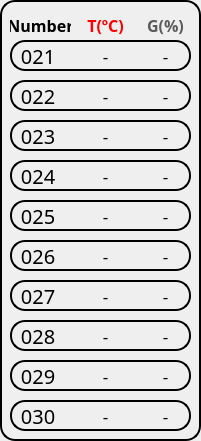
    <widget class="QFrame" name="frame_3">
     <property name="geometry">
      <rect>
       <x>420</x>
       <y>10</y>
       <width>201</width>
       <height>441</height>
      </rect>
     </property>
     <property name="styleSheet">
      <string notr="true">background-color:None;
border: 2px solid rgb(0,0,0);
border-radius: 15px;</string>
     </property>
     <property name="frameShape">
      <enum>QFrame::StyledPanel</enum>
     </property>
     <property name="frameShadow">
      <enum>QFrame::Raised</enum>
     </property>
     <widget class="QLabel" name="sensor_name_21">
      <property name="geometry">
       <rect>
        <x>10</x>
        <y>40</y>
        <width>181</width>
        <height>31</height>
       </rect>
      </property>
      <property name="font">
       <font>
        <family>KoPubWorld돋움체 Medium</family>
        <pointsize>15</pointsize>
       </font>
      </property>
      <property name="styleSheet">
       <string notr="true">background-color:None;
border: 2px solid rgb(0,0,0);
border-radius: 15px;</string>
      </property>
      <property name="text">
       <string/>
      </property>
      <property name="alignment">
       <set>Qt::AlignLeading|Qt::AlignLeft|Qt::AlignVCenter</set>
      </property>
     </widget>
     <widget class="QLabel" name="sensor_name_22">
      <property name="geometry">
       <rect>
        <x>10</x>
        <y>80</y>
        <width>181</width>
        <height>31</height>
       </rect>
      </property>
      <property name="font">
       <font>
        <family>KoPubWorld돋움체 Medium</family>
        <pointsize>15</pointsize>
       </font>
      </property>
      <property name="styleSheet">
       <string notr="true">background-color:None;
border: 2px solid rgb(0,0,0);
border-radius: 15px;</string>
      </property>
      <property name="text">
       <string/>
      </property>
      <property name="alignment">
       <set>Qt::AlignLeading|Qt::AlignLeft|Qt::AlignVCenter</set>
      </property>
     </widget>
     <widget class="QLabel" name="sensor_name_23">
      <property name="geometry">
       <rect>
        <x>10</x>
        <y>120</y>
        <width>181</width>
        <height>31</height>
       </rect>
      </property>
      <property name="font">
       <font>
        <family>KoPubWorld돋움체 Medium</family>
        <pointsize>15</pointsize>
       </font>
      </property>
      <property name="styleSheet">
       <string notr="true">background-color:None;
border: 2px solid rgb(0,0,0);
border-radius: 15px;</string>
      </property>
      <property name="text">
       <string/>
      </property>
      <property name="alignment">
       <set>Qt::AlignLeading|Qt::AlignLeft|Qt::AlignVCenter</set>
      </property>
     </widget>
     <widget class="QLabel" name="sensor_name_24">
      <property name="geometry">
       <rect>
        <x>10</x>
        <y>160</y>
        <width>181</width>
        <height>31</height>
       </rect>
      </property>
      <property name="font">
       <font>
        <family>KoPubWorld돋움체 Medium</family>
        <pointsize>15</pointsize>
       </font>
      </property>
      <property name="styleSheet">
       <string notr="true">background-color:None;
border: 2px solid rgb(0,0,0);
border-radius: 15px;
color:blue;</string>
      </property>
      <property name="text">
       <string/>
      </property>
      <property name="alignment">
       <set>Qt::AlignLeading|Qt::AlignLeft|Qt::AlignVCenter</set>
      </property>
     </widget>
     <widget class="QLabel" name="sensor_name_25">
      <property name="geometry">
       <rect>
        <x>10</x>
        <y>200</y>
        <width>181</width>
        <height>31</height>
       </rect>
      </property>
      <property name="font">
       <font>
        <family>KoPubWorld돋움체 Medium</family>
        <pointsize>15</pointsize>
       </font>
      </property>
      <property name="styleSheet">
       <string notr="true">background-color:None;
border: 2px solid rgb(0,0,0);
border-radius: 15px;</string>
      </property>
      <property name="text">
       <string/>
      </property>
      <property name="alignment">
       <set>Qt::AlignLeading|Qt::AlignLeft|Qt::AlignVCenter</set>
      </property>
     </widget>
     <widget class="QLabel" name="sensor_name_26">
      <property name="geometry">
       <rect>
        <x>10</x>
        <y>240</y>
        <width>181</width>
        <height>31</height>
       </rect>
      </property>
      <property name="font">
       <font>
        <family>KoPubWorld돋움체 Medium</family>
        <pointsize>15</pointsize>
       </font>
      </property>
      <property name="styleSheet">
       <string notr="true">background-color:None;
border: 2px solid rgb(0,0,0);
border-radius: 15px;</string>
      </property>
      <property name="text">
       <string/>
      </property>
      <property name="alignment">
       <set>Qt::AlignLeading|Qt::AlignLeft|Qt::AlignVCenter</set>
      </property>
     </widget>
     <widget class="QLabel" name="sensor_name_27">
      <property name="geometry">
       <rect>
        <x>10</x>
        <y>280</y>
        <width>181</width>
        <height>31</height>
       </rect>
      </property>
      <property name="font">
       <font>
        <family>KoPubWorld돋움체 Medium</family>
        <pointsize>15</pointsize>
       </font>
      </property>
      <property name="styleSheet">
       <string notr="true">background-color:None;
border: 2px solid rgb(0,0,0);
border-radius: 15px;</string>
      </property>
      <property name="text">
       <string/>
      </property>
      <property name="alignment">
       <set>Qt::AlignLeading|Qt::AlignLeft|Qt::AlignVCenter</set>
      </property>
     </widget>
     <widget class="QLabel" name="sensor_name_28">
      <property name="geometry">
       <rect>
        <x>10</x>
        <y>320</y>
        <width>181</width>
        <height>31</height>
       </rect>
      </property>
      <property name="font">
       <font>
        <family>KoPubWorld돋움체 Medium</family>
        <pointsize>15</pointsize>
       </font>
      </property>
      <property name="styleSheet">
       <string notr="true">background-color:None;
border: 2px solid rgb(0,0,0);
border-radius: 15px;
color:blue;</string>
      </property>
      <property name="text">
       <string/>
      </property>
      <property name="alignment">
       <set>Qt::AlignLeading|Qt::AlignLeft|Qt::AlignVCenter</set>
      </property>
     </widget>
     <widget class="QLabel" name="sensor_name_29">
      <property name="geometry">
       <rect>
        <x>10</x>
        <y>360</y>
        <width>181</width>
        <height>31</height>
       </rect>
      </property>
      <property name="font">
       <font>
        <family>KoPubWorld돋움체 Medium</family>
        <pointsize>15</pointsize>
       </font>
      </property>
      <property name="styleSheet">
       <string notr="true">background-color:None;
border: 2px solid rgb(0,0,0);
border-radius: 15px;</string>
      </property>
      <property name="text">
       <string/>
      </property>
      <property name="alignment">
       <set>Qt::AlignLeading|Qt::AlignLeft|Qt::AlignVCenter</set>
      </property>
     </widget>
     <widget class="QLabel" name="sensor_name_30">
      <property name="geometry">
       <rect>
        <x>10</x>
        <y>400</y>
        <width>181</width>
        <height>31</height>
       </rect>
      </property>
      <property name="font">
       <font>
        <family>KoPubWorld돋움체 Medium</family>
        <pointsize>15</pointsize>
       </font>
      </property>
      <property name="styleSheet">
       <string notr="true">background-color:None;
border: 2px solid rgb(0,0,0);
border-radius: 15px;</string>
      </property>
      <property name="text">
       <string/>
      </property>
      <property name="alignment">
       <set>Qt::AlignLeading|Qt::AlignLeft|Qt::AlignVCenter</set>
      </property>
     </widget>
     <widget class="QLabel" name="label_7">
      <property name="geometry">
       <rect>
        <x>10</x>
        <y>10</y>
        <width>61</width>
        <height>31</height>
       </rect>
      </property>
      <property name="font">
       <font>
        <family>KoPubWorld돋움체 Medium</family>
        <pointsize>12</pointsize>
        <weight>75</weight>
        <bold>true</bold>
       </font>
      </property>
      <property name="styleSheet">
       <string notr="true">background-color:None;
border: None;</string>
      </property>
      <property name="text">
       <string>Number</string>
      </property>
      <property name="alignment">
       <set>Qt::AlignCenter</set>
      </property>
     </widget>
     <widget class="QLabel" name="label_8">
      <property name="geometry">
       <rect>
        <x>80</x>
        <y>10</y>
        <width>51</width>
        <height>31</height>
       </rect>
      </property>
      <property name="font">
       <font>
        <family>KoPubWorld돋움체 Medium</family>
        <pointsize>12</pointsize>
        <weight>75</weight>
        <bold>true</bold>
       </font>
      </property>
      <property name="styleSheet">
       <string notr="true">background-color:None;
border: None;
color:rgb(255,0,0);</string>
      </property>
      <property name="text">
       <string>T(ºC)</string>
      </property>
      <property name="alignment">
       <set>Qt::AlignCenter</set>
      </property>
     </widget>
     <widget class="QLabel" name="label_9">
      <property name="geometry">
       <rect>
        <x>140</x>
        <y>10</y>
        <width>51</width>
        <height>31</height>
       </rect>
      </property>
      <property name="font">
       <font>
        <family>KoPubWorld돋움체 Medium</family>
        <pointsize>12</pointsize>
        <weight>75</weight>
        <bold>true</bold>
       </font>
      </property>
      <property name="styleSheet">
       <string notr="true">background-color:None;
border: None;
color:rgb(90,90,90);</string>
      </property>
      <property name="text">
       <string>G(%)</string>
      </property>
      <property name="alignment">
       <set>Qt::AlignCenter</set>
      </property>
     </widget>
     <widget class="QLabel" name="g26_lb">
      <property name="geometry">
       <rect>
        <x>140</x>
        <y>240</y>
        <width>51</width>
        <height>31</height>
       </rect>
      </property>
      <property name="font">
       <font>
        <family>KoPubWorld돋움체 Medium</family>
        <pointsize>13</pointsize>
       </font>
      </property>
      <property name="styleSheet">
       <string notr="true">background-color:None;
border: None;</string>
      </property>
      <property name="text">
       <string>-</string>
      </property>
      <property name="alignment">
       <set>Qt::AlignCenter</set>
      </property>
     </widget>
     <widget class="QLabel" name="t30_lb">
      <property name="geometry">
       <rect>
        <x>80</x>
        <y>400</y>
        <width>51</width>
        <height>31</height>
       </rect>
      </property>
      <property name="font">
       <font>
        <family>KoPubWorld돋움체 Medium</family>
        <pointsize>13</pointsize>
        <strikeout>false</strikeout>
       </font>
      </property>
      <property name="styleSheet">
       <string notr="true">background-color:None;
border: None;</string>
      </property>
      <property name="text">
       <string>-</string>
      </property>
      <property name="alignment">
       <set>Qt::AlignCenter</set>
      </property>
     </widget>
     <widget class="QLabel" name="g23_lb">
      <property name="geometry">
       <rect>
        <x>140</x>
        <y>120</y>
        <width>51</width>
        <height>31</height>
       </rect>
      </property>
      <property name="font">
       <font>
        <family>KoPubWorld돋움체 Medium</family>
        <pointsize>13</pointsize>
       </font>
      </property>
      <property name="styleSheet">
       <string notr="true">background-color:None;
border: None;</string>
      </property>
      <property name="text">
       <string>-</string>
      </property>
      <property name="alignment">
       <set>Qt::AlignCenter</set>
      </property>
     </widget>
     <widget class="QLabel" name="t22_lb">
      <property name="geometry">
       <rect>
        <x>80</x>
        <y>80</y>
        <width>51</width>
        <height>31</height>
       </rect>
      </property>
      <property name="font">
       <font>
        <family>KoPubWorld돋움체 Medium</family>
        <pointsize>13</pointsize>
        <strikeout>false</strikeout>
       </font>
      </property>
      <property name="styleSheet">
       <string notr="true">background-color:None;
border: None;</string>
      </property>
      <property name="text">
       <string>-</string>
      </property>
      <property name="alignment">
       <set>Qt::AlignCenter</set>
      </property>
     </widget>
     <widget class="QLabel" name="t24_lb">
      <property name="geometry">
       <rect>
        <x>80</x>
        <y>160</y>
        <width>51</width>
        <height>31</height>
       </rect>
      </property>
      <property name="font">
       <font>
        <family>KoPubWorld돋움체 Medium</family>
        <pointsize>13</pointsize>
        <strikeout>false</strikeout>
       </font>
      </property>
      <property name="styleSheet">
       <string notr="true">background-color:None;
border: None;</string>
      </property>
      <property name="text">
       <string>-</string>
      </property>
      <property name="alignment">
       <set>Qt::AlignCenter</set>
      </property>
     </widget>
     <widget class="QLabel" name="g29_lb">
      <property name="geometry">
       <rect>
        <x>140</x>
        <y>360</y>
        <width>51</width>
        <height>31</height>
       </rect>
      </property>
      <property name="font">
       <font>
        <family>KoPubWorld돋움체 Medium</family>
        <pointsize>13</pointsize>
       </font>
      </property>
      <property name="styleSheet">
       <string notr="true">background-color:None;
border: None;</string>
      </property>
      <property name="text">
       <string>-</string>
      </property>
      <property name="alignment">
       <set>Qt::AlignCenter</set>
      </property>
     </widget>
     <widget class="QLabel" name="t23_lb">
      <property name="geometry">
       <rect>
        <x>80</x>
        <y>120</y>
        <width>51</width>
        <height>31</height>
       </rect>
      </property>
      <property name="font">
       <font>
        <family>KoPubWorld돋움체 Medium</family>
        <pointsize>13</pointsize>
        <strikeout>false</strikeout>
       </font>
      </property>
      <property name="styleSheet">
       <string notr="true">background-color:None;
border: None;</string>
      </property>
      <property name="text">
       <string>-</string>
      </property>
      <property name="alignment">
       <set>Qt::AlignCenter</set>
      </property>
     </widget>
     <widget class="QLabel" name="g24_lb">
      <property name="geometry">
       <rect>
        <x>140</x>
        <y>160</y>
        <width>51</width>
        <height>31</height>
       </rect>
      </property>
      <property name="font">
       <font>
        <family>KoPubWorld돋움체 Medium</family>
        <pointsize>13</pointsize>
       </font>
      </property>
      <property name="styleSheet">
       <string notr="true">background-color:None;
border: None;</string>
      </property>
      <property name="text">
       <string>-</string>
      </property>
      <property name="alignment">
       <set>Qt::AlignCenter</set>
      </property>
     </widget>
     <widget class="QLabel" name="t29_lb">
      <property name="geometry">
       <rect>
        <x>80</x>
        <y>360</y>
        <width>51</width>
        <height>31</height>
       </rect>
      </property>
      <property name="font">
       <font>
        <family>KoPubWorld돋움체 Medium</family>
        <pointsize>13</pointsize>
        <strikeout>false</strikeout>
       </font>
      </property>
      <property name="styleSheet">
       <string notr="true">background-color:None;
border: None;</string>
      </property>
      <property name="text">
       <string>-</string>
      </property>
      <property name="alignment">
       <set>Qt::AlignCenter</set>
      </property>
     </widget>
     <widget class="QLabel" name="t28_lb">
      <property name="geometry">
       <rect>
        <x>80</x>
        <y>320</y>
        <width>51</width>
        <height>31</height>
       </rect>
      </property>
      <property name="font">
       <font>
        <family>KoPubWorld돋움체 Medium</family>
        <pointsize>13</pointsize>
        <strikeout>false</strikeout>
       </font>
      </property>
      <property name="styleSheet">
       <string notr="true">background-color:None;
border: None;</string>
      </property>
      <property name="text">
       <string>-</string>
      </property>
      <property name="alignment">
       <set>Qt::AlignCenter</set>
      </property>
     </widget>
     <widget class="QLabel" name="g21_lb">
      <property name="geometry">
       <rect>
        <x>140</x>
        <y>40</y>
        <width>51</width>
        <height>31</height>
       </rect>
      </property>
      <property name="font">
       <font>
        <family>KoPubWorld돋움체 Medium</family>
        <pointsize>13</pointsize>
       </font>
      </property>
      <property name="styleSheet">
       <string notr="true">background-color:None;
border: None;</string>
      </property>
      <property name="text">
       <string>-</string>
      </property>
      <property name="alignment">
       <set>Qt::AlignCenter</set>
      </property>
     </widget>
     <widget class="QLabel" name="g30_lb">
      <property name="geometry">
       <rect>
        <x>140</x>
        <y>400</y>
        <width>51</width>
        <height>31</height>
       </rect>
      </property>
      <property name="font">
       <font>
        <family>KoPubWorld돋움체 Medium</family>
        <pointsize>13</pointsize>
       </font>
      </property>
      <property name="styleSheet">
       <string notr="true">background-color:None;
border: None;</string>
      </property>
      <property name="text">
       <string>-</string>
      </property>
      <property name="alignment">
       <set>Qt::AlignCenter</set>
      </property>
     </widget>
     <widget class="QLabel" name="t25_lb">
      <property name="geometry">
       <rect>
        <x>80</x>
        <y>200</y>
        <width>51</width>
        <height>31</height>
       </rect>
      </property>
      <property name="font">
       <font>
        <family>KoPubWorld돋움체 Medium</family>
        <pointsize>13</pointsize>
        <strikeout>false</strikeout>
       </font>
      </property>
      <property name="styleSheet">
       <string notr="true">background-color:None;
border: None;</string>
      </property>
      <property name="text">
       <string>-</string>
      </property>
      <property name="alignment">
       <set>Qt::AlignCenter</set>
      </property>
     </widget>
     <widget class="QLabel" name="t21_lb">
      <property name="geometry">
       <rect>
        <x>80</x>
        <y>40</y>
        <width>51</width>
        <height>31</height>
       </rect>
      </property>
      <property name="font">
       <font>
        <family>KoPubWorld돋움체 Medium</family>
        <pointsize>13</pointsize>
        <strikeout>false</strikeout>
       </font>
      </property>
      <property name="styleSheet">
       <string notr="true">background-color:None;
border: None;</string>
      </property>
      <property name="text">
       <string>-</string>
      </property>
      <property name="alignment">
       <set>Qt::AlignCenter</set>
      </property>
     </widget>
     <widget class="QLabel" name="g28_lb">
      <property name="geometry">
       <rect>
        <x>140</x>
        <y>320</y>
        <width>51</width>
        <height>31</height>
       </rect>
      </property>
      <property name="font">
       <font>
        <family>KoPubWorld돋움체 Medium</family>
        <pointsize>13</pointsize>
       </font>
      </property>
      <property name="styleSheet">
       <string notr="true">background-color:None;
border: None;</string>
      </property>
      <property name="text">
       <string>-</string>
      </property>
      <property name="alignment">
       <set>Qt::AlignCenter</set>
      </property>
     </widget>
     <widget class="QLabel" name="t27_lb">
      <property name="geometry">
       <rect>
        <x>80</x>
        <y>280</y>
        <width>51</width>
        <height>31</height>
       </rect>
      </property>
      <property name="font">
       <font>
        <family>KoPubWorld돋움체 Medium</family>
        <pointsize>13</pointsize>
        <strikeout>false</strikeout>
       </font>
      </property>
      <property name="styleSheet">
       <string notr="true">background-color:None;
border: None;</string>
      </property>
      <property name="text">
       <string>-</string>
      </property>
      <property name="alignment">
       <set>Qt::AlignCenter</set>
      </property>
     </widget>
     <widget class="QLabel" name="g25_lb">
      <property name="geometry">
       <rect>
        <x>140</x>
        <y>200</y>
        <width>51</width>
        <height>31</height>
       </rect>
      </property>
      <property name="font">
       <font>
        <family>KoPubWorld돋움체 Medium</family>
        <pointsize>13</pointsize>
       </font>
      </property>
      <property name="styleSheet">
       <string notr="true">background-color:None;
border: None;</string>
      </property>
      <property name="text">
       <string>-</string>
      </property>
      <property name="alignment">
       <set>Qt::AlignCenter</set>
      </property>
     </widget>
     <widget class="QLabel" name="g27_lb">
      <property name="geometry">
       <rect>
        <x>140</x>
        <y>280</y>
        <width>51</width>
        <height>31</height>
       </rect>
      </property>
      <property name="font">
       <font>
        <family>KoPubWorld돋움체 Medium</family>
        <pointsize>13</pointsize>
       </font>
      </property>
      <property name="styleSheet">
       <string notr="true">background-color:None;
border: None;</string>
      </property>
      <property name="text">
       <string>-</string>
      </property>
      <property name="alignment">
       <set>Qt::AlignCenter</set>
      </property>
     </widget>
     <widget class="QLabel" name="g22_lb">
      <property name="geometry">
       <rect>
        <x>140</x>
        <y>80</y>
        <width>51</width>
        <height>31</height>
       </rect>
      </property>
      <property name="font">
       <font>
        <family>KoPubWorld돋움체 Medium</family>
        <pointsize>13</pointsize>
       </font>
      </property>
      <property name="styleSheet">
       <string notr="true">background-color:None;
border: None;</string>
      </property>
      <property name="text">
       <string>-</string>
      </property>
      <property name="alignment">
       <set>Qt::AlignCenter</set>
      </property>
     </widget>
     <widget class="QLabel" name="t26_lb">
      <property name="geometry">
       <rect>
        <x>80</x>
        <y>240</y>
        <width>51</width>
        <height>31</height>
       </rect>
      </property>
      <property name="font">
       <font>
        <family>KoPubWorld돋움체 Medium</family>
        <pointsize>13</pointsize>
        <strikeout>false</strikeout>
       </font>
      </property>
      <property name="styleSheet">
       <string notr="true">background-color:None;
border: None;</string>
      </property>
      <property name="text">
       <string>-</string>
      </property>
      <property name="alignment">
       <set>Qt::AlignCenter</set>
      </property>
     </widget>
     <widget class="QPushButton" name="n21_btn">
      <property name="geometry">
       <rect>
        <x>10</x>
        <y>40</y>
        <width>51</width>
        <height>31</height>
       </rect>
      </property>
      <property name="font">
       <font>
        <family>KoPubWorld돋움체 Medium</family>
        <pointsize>15</pointsize>
       </font>
      </property>
      <property name="styleSheet">
       <string notr="true">background-color:None;
border: None
</string>
      </property>
      <property name="text">
       <string> 021</string>
      </property>
     </widget>
     <widget class="QPushButton" name="n22_btn">
      <property name="geometry">
       <rect>
        <x>10</x>
        <y>80</y>
        <width>51</width>
        <height>31</height>
       </rect>
      </property>
      <property name="font">
       <font>
        <family>KoPubWorld돋움체 Medium</family>
        <pointsize>15</pointsize>
       </font>
      </property>
      <property name="styleSheet">
       <string notr="true">background-color:None;
border: None
</string>
      </property>
      <property name="text">
       <string> 022</string>
      </property>
     </widget>
     <widget class="QPushButton" name="n23_btn">
      <property name="geometry">
       <rect>
        <x>10</x>
        <y>120</y>
        <width>51</width>
        <height>31</height>
       </rect>
      </property>
      <property name="font">
       <font>
        <family>KoPubWorld돋움체 Medium</family>
        <pointsize>15</pointsize>
       </font>
      </property>
      <property name="styleSheet">
       <string notr="true">background-color:None;
border: None
</string>
      </property>
      <property name="text">
       <string> 023</string>
      </property>
     </widget>
     <widget class="QPushButton" name="n24_btn">
      <property name="geometry">
       <rect>
        <x>10</x>
        <y>160</y>
        <width>51</width>
        <height>31</height>
       </rect>
      </property>
      <property name="font">
       <font>
        <family>KoPubWorld돋움체 Medium</family>
        <pointsize>15</pointsize>
       </font>
      </property>
      <property name="styleSheet">
       <string notr="true">background-color:None;
border: None;
color:rgb(0,0,0);</string>
      </property>
      <property name="text">
       <string> 024</string>
      </property>
     </widget>
     <widget class="QPushButton" name="n25_btn">
      <property name="geometry">
       <rect>
        <x>10</x>
        <y>200</y>
        <width>51</width>
        <height>31</height>
       </rect>
      </property>
      <property name="font">
       <font>
        <family>KoPubWorld돋움체 Medium</family>
        <pointsize>15</pointsize>
       </font>
      </property>
      <property name="styleSheet">
       <string notr="true">background-color:None;
border: None
</string>
      </property>
      <property name="text">
       <string> 025</string>
      </property>
     </widget>
     <widget class="QPushButton" name="n26_btn">
      <property name="geometry">
       <rect>
        <x>10</x>
        <y>240</y>
        <width>51</width>
        <height>31</height>
       </rect>
      </property>
      <property name="font">
       <font>
        <family>KoPubWorld돋움체 Medium</family>
        <pointsize>15</pointsize>
       </font>
      </property>
      <property name="styleSheet">
       <string notr="true">background-color:None;
border: None
</string>
      </property>
      <property name="text">
       <string> 026</string>
      </property>
     </widget>
     <widget class="QPushButton" name="n27_btn">
      <property name="geometry">
       <rect>
        <x>10</x>
        <y>280</y>
        <width>51</width>
        <height>31</height>
       </rect>
      </property>
      <property name="font">
       <font>
        <family>KoPubWorld돋움체 Medium</family>
        <pointsize>15</pointsize>
       </font>
      </property>
      <property name="styleSheet">
       <string notr="true">background-color:None;
border: None
</string>
      </property>
      <property name="text">
       <string> 027</string>
      </property>
     </widget>
     <widget class="QPushButton" name="n28_btn">
      <property name="geometry">
       <rect>
        <x>10</x>
        <y>320</y>
        <width>51</width>
        <height>31</height>
       </rect>
      </property>
      <property name="font">
       <font>
        <family>KoPubWorld돋움체 Medium</family>
        <pointsize>15</pointsize>
       </font>
      </property>
      <property name="styleSheet">
       <string notr="true">background-color:None;
border: None;
color:rgb(0,0,0);</string>
      </property>
      <property name="text">
       <string> 028</string>
      </property>
     </widget>
     <widget class="QPushButton" name="n29_btn">
      <property name="geometry">
       <rect>
        <x>10</x>
        <y>360</y>
        <width>51</width>
        <height>31</height>
       </rect>
      </property>
      <property name="font">
       <font>
        <family>KoPubWorld돋움체 Medium</family>
        <pointsize>15</pointsize>
       </font>
      </property>
      <property name="styleSheet">
       <string notr="true">background-color:None;
border: None
</string>
      </property>
      <property name="text">
       <string> 029</string>
      </property>
     </widget>
     <widget class="QPushButton" name="n30_btn">
      <property name="geometry">
       <rect>
        <x>10</x>
        <y>400</y>
        <width>51</width>
        <height>31</height>
       </rect>
      </property>
      <property name="font">
       <font>
        <family>KoPubWorld돋움체 Medium</family>
        <pointsize>15</pointsize>
       </font>
      </property>
      <property name="styleSheet">
       <string notr="true">background-color:None;
border: None
</string>
      </property>
      <property name="text">
       <string> 030</string>
      </property>
     </widget>
    </widget>
